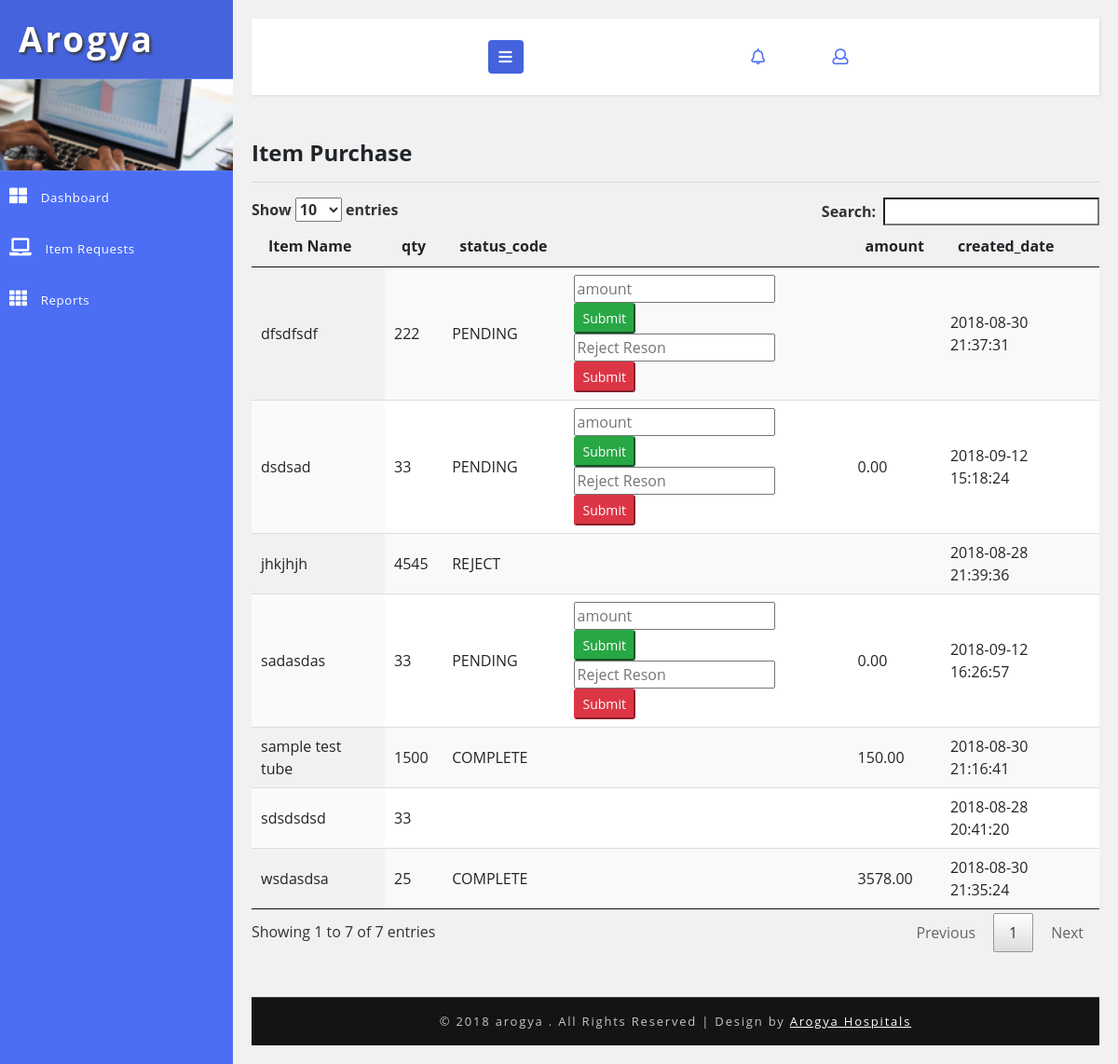
/accountant/item_purchase_request.php, run on an earlier commit of the app's database.
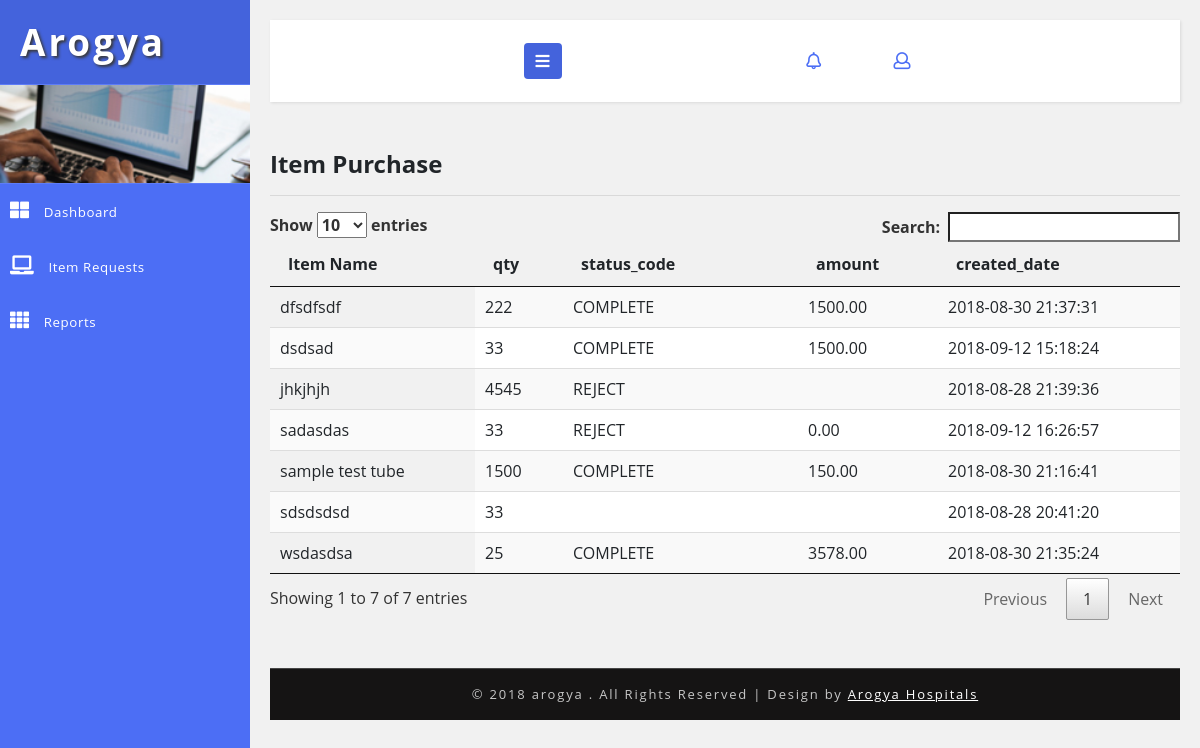
And on a later commit of the database.
### tables this page shows
CREATE TABLE `hms_purchase` (
  `id` int(5) NOT NULL AUTO_INCREMENT,
  `purchasing_item` varchar(50) DEFAULT NULL,
  `qty` int(5) DEFAULT NULL,
  `status_code` varchar(20) DEFAULT 'PENDING',
  `updated_by` int(5) DEFAULT NULL,
  `created_date` timestamp NOT NULL DEFAULT current_timestamp(),
  `created_user` int(5) DEFAULT NULL,
  `amount` double(10,2) DEFAULT 0.00,
  `comment` varchar(50) DEFAULT NULL,
  PRIMARY KEY (`id`)
);

### DB.php (called while the page is built, shortened)
<?php
function getDBConnection() {
    $servername = "localhost";
    $username = "root";
    $password = "123";
    $db = "hmsdb";
    $conn = mysqli_connect($servername, $username, $password, $db);
    if (!$conn) {
        die("Connection failed: " . mysqli_connect_error());
    } else {
        return $conn;
    }
}
function getData($sql) {
    $conn = getDBConnection();
    $result = mysqli_query($conn, $sql);
    if (mysqli_num_rows($result) > 0) {
        return $result;
    } else {
        return FALSE;
    }
}
?>

### accountant/item_purchase_request.php (the view, shortened to what this page needs)
<?php
include '../DB.php';
?>
<!DOCTYPE html>
<html lang="en">
    <head>
        <link rel="stylesheet" href="https://maxcdn.bootstrapcdn.com/bootstrap/3.3.7/css/bootstrap.min.css">
        <link rel="stylesheet" href="https://maxcdn.bootstrapcdn.com/font-awesome/4.7.0/css/font-awesome.min.css">
        <link href="../css/bootstrap.css" rel="stylesheet" type="text/css" media="all" />
        <link href="../css/style.css" rel="stylesheet" type="text/css" media="all" />
        <link rel="stylesheet" href="../css/style4.css">
        <link href="../css/fontawesome-all.css" rel="stylesheet">
    </head>
    <body>
        <div class="wrapper">
            <nav id="sidebar">
                <div class="sidebar-header">
                    <h1>
                        <a href="#">Arogya</a>
                    </h1>
                </div>
                <div class="profile-bg"></div>
                <?php
                include_once '../_tree_accountant.php';
                ?>
            </nav>
            <div id="content">
                <?php include_once '../_top_bar.php'; ?>
                <div class="blank-page-content">
                    <h4>Item Purchase</h4>
                    <hr>
                    <table id="example" class="display" cellspacing="0" width="100%">
                        <thead>
                            <tr>
                                <th>Item Name</th>
                                <th>qty</th>
                                <th>status_code</th>
                                <th></th>
                                <th>amount</th>
                                <th>created_date</th>
                            </tr>
                        </thead>
                        <tbody>
                            <?php
                            $sql = "select * from hms_purchase";
                            $data = getData($sql);
                            if ($data != null) {
                                foreach ($data as $value) {
                                    ?>
                                    <tr>
                                        <td><?= $value['purchasing_item'] ?></td>
                                        <td><?= $value['qty'] ?></td>
                                        <td><?= $value['status_code'] ?></td>
                                        <td><?php if ($value['status_code'] == 'PENDING') {
                                ?>
                                                <form action="item_purchase_request.php" method="post">
                                                    <input type="text" name="amount" required="" placeholder="amount" />
                                                    <input type="submit" name="btnAccept" class="btn-sm btn-success" />
                                                </form>
                                                <form action="item_purchase_request.php" method="post">
                                                    <input type="text" name="comment" required="" placeholder="Reject Reson" />
                                                    <input type="submit" name="btnReject" class="btn-sm btn-danger" />
                                                </form>
                                                <?php
                                            }
                                            ?></td>
                                        <td><?= $value['amount'] ?></td>
                                        <td><?= $value['created_date'] ?></td>
                                    </tr>
                                    <?php
                                }
                            }
                            ?>
                        </tbody>
                    </table>
                    <link href="css/jquery.dataTables.min.css" rel="stylesheet" type="text/css"/>
                </div>
                <?php include '../_footer.php'; ?>
            </div>
        </div>
        <link href="../css/jquery.dataTables.min.css" rel="stylesheet" type="text/css"/>
    </body>
</html>

### _tree_accountant.php
<ul class="list-unstyled components">
              <li>
                  <a href="<?php $_SERVER['SERVER_NAME'] ?>/<?= $_SESSION['sitename'] ?>/home.php">
                      <i class="fas fa-th-large"></i>
                      Dashboard
                  </a>
              </li>
              <li>
                  <a href="<?php $_SERVER['SERVER_NAME'] ?>/<?= $_SESSION['sitename'] ?>/accountant/item_purchase_request.php" >
                      <i class="fas fa-laptop"></i>
                     Item Requests
                  </a>
              </li>
              <li>
                  <a href="grids.html">
                      <i class="fas fa-th"></i>
                     Reports
                  </a>
              </li>
          </ul>

### _top_bar.php (shortened to what this page needs)
<nav class="navbar navbar-default mb-xl-5 mb-4">
    <div class="container-fluid">
        <div class="navbar-header">
            <button type="button" id="sidebarCollapse" class="btn btn-info navbar-btn">
                <i class="fas fa-bars"></i>
            </button>
        </div>
        <ul class="top-icons-agileits-w3layouts float-right">
            <li class="nav-item dropdown">
                <a class="nav-link dropdown-toggle" href="#" id="navbarDropdown" role="button" data-toggle="dropdown" aria-haspopup="true"
                   aria-expanded="false">
                    <i class="far fa-bell"></i>
                </a>
            </li>
            <li class="nav-item dropdown">
                <a class="nav-link dropdown-toggle" href="#" id="navbarDropdown" role="button" data-toggle="dropdown" aria-haspopup="true"
                   aria-expanded="false">
                </a>
            </li>
            <li class="nav-item dropdown">
                <a class="nav-link dropdown-toggle" href="#" id="navbarDropdown2" role="button" data-toggle="dropdown" aria-haspopup="true"
                   aria-expanded="false">
                    <i class="far fa-user"></i>
                </a>
            </li>
        </ul>
    </div>
</nav>

### _footer.php
<div class="copyright-w3layouts py-xl-3 py-2 mt-xl-5 mt-4 text-center">
                <p>© 2018 arogya . All Rights Reserved | Design by
                    <a href="#"> Arogya Hospitals </a>
                </p>
            </div>

### css/style.css (style rules this page uses)
html, body { margin: 0; font-size: 100%; font-family: 'Open Sans', sans-serif; background: #fff; }
body a { text-decoration: none; transition: 0.5s all; -webkit-transition: 0.5s all; -moz-transition: 0.5s all; -o-transition: 0.5s all; -ms-transition: 0.5s all; }
h1, h2, h3, h4, h5, h6 { margin: 0; font-weight: 700; }
p { margin: 0; }
ul { margin: 0; padding: 0; }
ul li { list-style: none; }
.profile-bg { border: 1px solid #5d7cf7; border-left: none; border-right: none; background: url(../images/menu1.jpg)no-repeat 0px 0px; -webkit-background-size: cover; -moz-background-size: cover; -o-background-size: cover; -ms-background-size: cover; background-size: cover; min-height: 100px; }
.top-icons-agileits-w3layouts .dropdown-toggle::after { display: none; }
.top-icons-agileits-w3layouts li { list-style: none; display: inline-block; }
ul.top-icons-agileits-w3layouts a.nav-link i { display: inline-block; font-size: 17px; color: #4c6ef5; }
.dropdown { display: none; padding: 0; list-style: none; }
.copyright-w3layouts p { color: #c7c7c7; font-size: 13px; letter-spacing: 1.8px; text-align: center; font-weight: 400; }
.copyright-w3layouts p a { color: #fff; text-decoration: underline; }
.copyright-w3layouts { background: #151414; border-top: 1px solid #464646; }
ul.list-unstyled li { font-size: 14px; letter-spacing: 1px; color: #7d7d7d; }

### css/style4.css (style rules this page uses)
body { font-family: 'Open Sans', sans-serif; background: #f1f1f1; }
p { font-family: 'Open Sans', sans-serif; }
a, a:hover, a:focus { color: inherit; text-decoration: none; transition: all 0.3s; }
.navbar { padding: 15px 10px; background: #fff; border: none; border-radius: 0; box-shadow: 1px 1px 3px rgba(0, 0, 0, 0.1); }
.navbar-btn { box-shadow: none; outline: none !important; border: none; background: #4463dc; }
i, span { display: inline-block; }
.wrapper { display: flex; align-items: stretch; }
#sidebar { min-width: 250px; max-width: 250px; background: #4c6ef5; color: #fff; transition: all 0.3s; }
.sidebar-header h1 { font-size: 2.3em; letter-spacing: 3px; color: #fff; text-shadow: 2px 2px 3px #39393a; }
#sidebar ul li a { text-align: left; }
#sidebar .sidebar-header { padding: 20px; background: #4463dc; }
#sidebar ul li a { padding: 16px 10px; font-size: .95em; letter-spacing: 0.6px; display: block; color: #fff; font-weight: 400; }
#sidebar ul li a i { margin-right: 10px; font-size: 19px; }
#content { padding: 20px; min-height: 100vh; transition: all 0.3s; overflow: hidden; width: 100%; }

What changed in the data, as far as the page shows it:
changed hms_purchase "dfsdfsdf": status_code "PENDING" → "COMPLETE"; amount (not shown) → "1500.00"
changed hms_purchase "dsdsad": status_code "PENDING" → "COMPLETE"; amount "0.00" → "1500.00"
changed hms_purchase "sadasdas": status_code "PENDING" → "REJECT"
